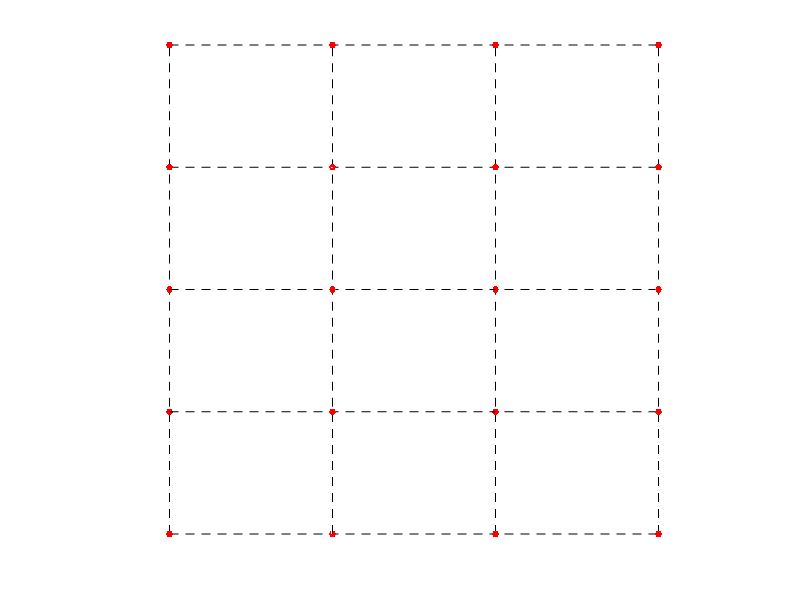

Source code (MATLAB): (Note: this script raises an error after producing the figure.)
close all
clear
clc

% control points

CtrlPts = zeros(3, 4, 5);

CtrlPts(1 : 3, 1, 1) = [0; 0; 0];
CtrlPts(1 : 3, 2, 1) = [1/3; 0; 0];
CtrlPts(1 : 3, 3, 1) = [2/3; 0; 0];
CtrlPts(1 : 3, 4, 1) = [1; 0; 0];

CtrlPts(1 : 3, 1, 2) = [0; 1/4; 0];
CtrlPts(1 : 3, 2, 2) = [1/3; 1/4; 1/4];
CtrlPts(1 : 3, 3, 2) = [2/3; 1/4; 0];
CtrlPts(1 : 3, 4, 2) = [1; 1/4; 0];

CtrlPts(1 : 3, 1, 3) = [0; 2/4; 0];
CtrlPts(1 : 3, 2, 3) = [1/3; 2/4; 1/4];
CtrlPts(1 : 3, 3, 3) = [2/3; 2/4; 0];
CtrlPts(1 : 3, 4, 3) = [1; 2/4; 0];

CtrlPts(1 : 3, 1, 4) = [0; 3/4; 0];
CtrlPts(1 : 3, 2, 4) = [1/3; 3/4; 0];
CtrlPts(1 : 3, 3, 4) = [2/3; 3/4; 0];
CtrlPts(1 : 3, 4, 4) = [1; 3/4; 0];

CtrlPts(1 : 3, 1, 5) = [0; 1; 0];
CtrlPts(1 : 3, 2, 5) = [1/3; 1; 0];
CtrlPts(1 : 3, 3, 5) = [2/3; 1; 0];
CtrlPts(1 : 3, 4, 5) = [1; 1; 0];

% knot vectors
KntVect{1} = [0 0 0 1/2 1 1 1];
KntVect{2} = [0 0 0 1/3 2/3 1 1 1];

figure
hold on
set(gcf,'color','white')
xlabel('x');
ylabel('y');
zlabel('z');
daspect([1 1 1])
axis equal
axis tight
axis off
rotate3d on

% Plot the control net
% Plot control points along y-direction
for i = 1 : size(CtrlPts, 2)
    Pts = reshape(CtrlPts(1 : 3, i, :), 3, []);
    plot3(Pts(1, :), Pts(2, :), Pts(3, :),'k--')
    plot3(Pts(1, :), Pts(2, :), Pts(3, :),'r.','MarkerSize', 15)
end
% Plot control points along x-direction
for j = 1 : size(CtrlPts, 3)
    Pts = reshape(CtrlPts(1 : 3, :, j), 3, []);
    plot3(Pts(1, :), Pts(2, :), Pts(3, :),'k--')
    plot3(Pts(1, :), Pts(2, :), Pts(3, :),'r.','MarkerSize', 15)
end 
% Plot the B-spline surface

ParaPts{1} = linspace(0, 1, 101);
ParaPts{2} = linspace(0, 1, 101);

S = BsplineEval(KntVect, CtrlPts, ParaPts);

bcol = [173 234 234] ./ 250;
bcol = repmat(bcol, 3, 1);
colormap(bcol);
surfl(squeeze(S(1,:,:)), squeeze(S(2,:,:)), squeeze(S(3,:,:)));
shading interp
view(3)

% Plot the knots
uqKntVect{1} = unique(KntVect{1});
uqKntVect{2} = unique(KntVect{2});
Curv{1} = BsplineEval(KntVect, CtrlPts, {uqKntVect{1}, ParaPts{2}});
Curv{2} = BsplineEval(KntVect, CtrlPts, {ParaPts{1}, uqKntVect{2}});

for i = 1 : numel(uqKntVect{1})
    EtaCurv = reshape(Curv{1}(:, i, :), 3, []);
    plot3(EtaCurv(1, :), EtaCurv(2, :), EtaCurv(3, :), 'k');
end
for i = 1 : numel(uqKntVect{2})
    XiCurv = reshape(Curv{2}(:, :, i), 3, []);
    plot3(XiCurv(1, :), XiCurv(2, :), XiCurv(3, :), 'k');
end
